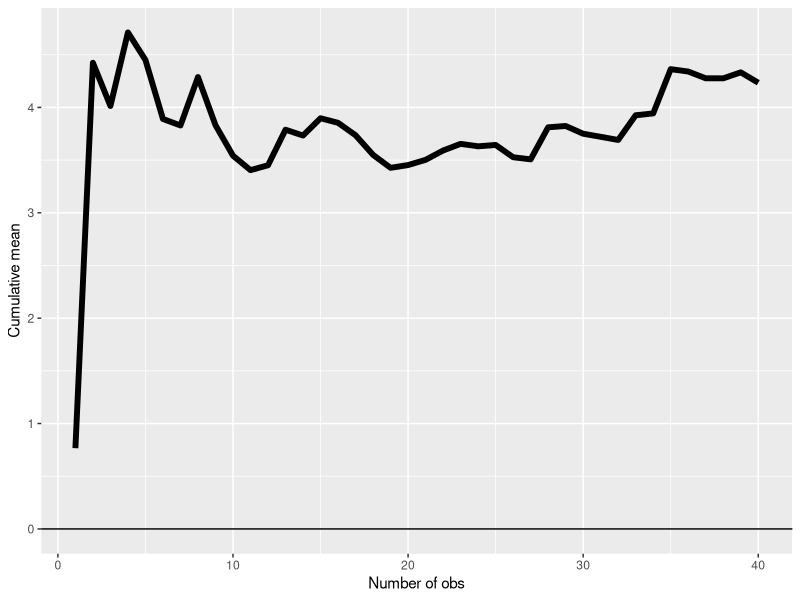
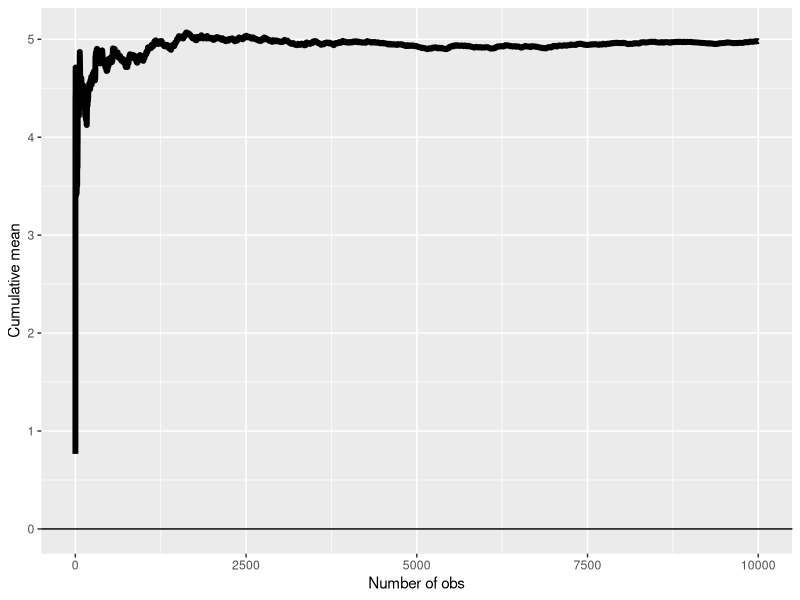
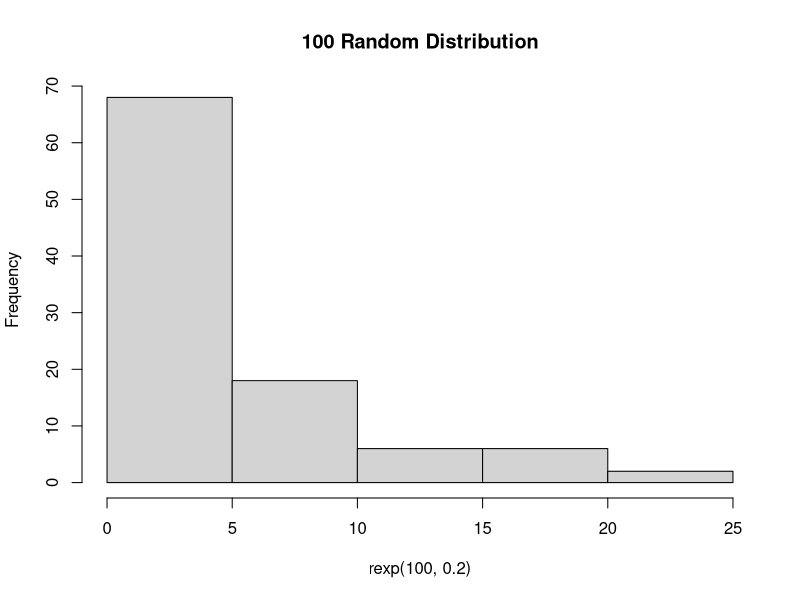
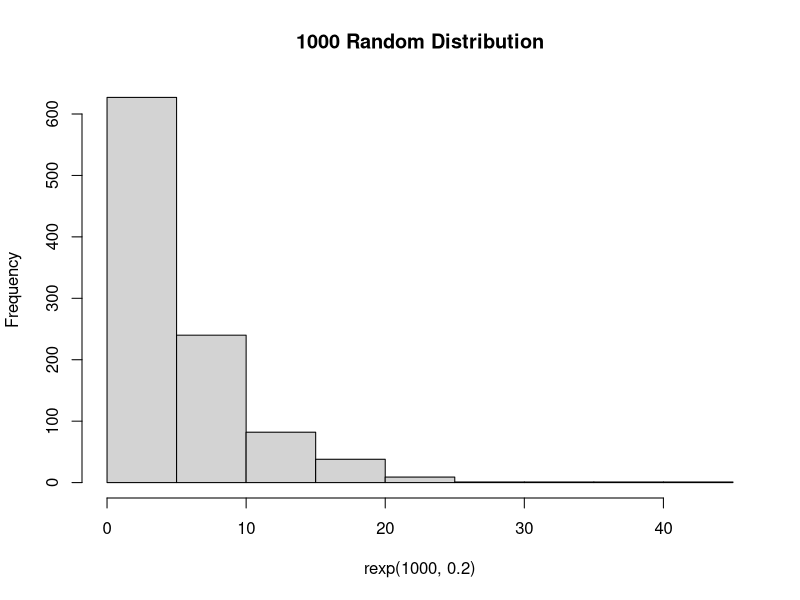
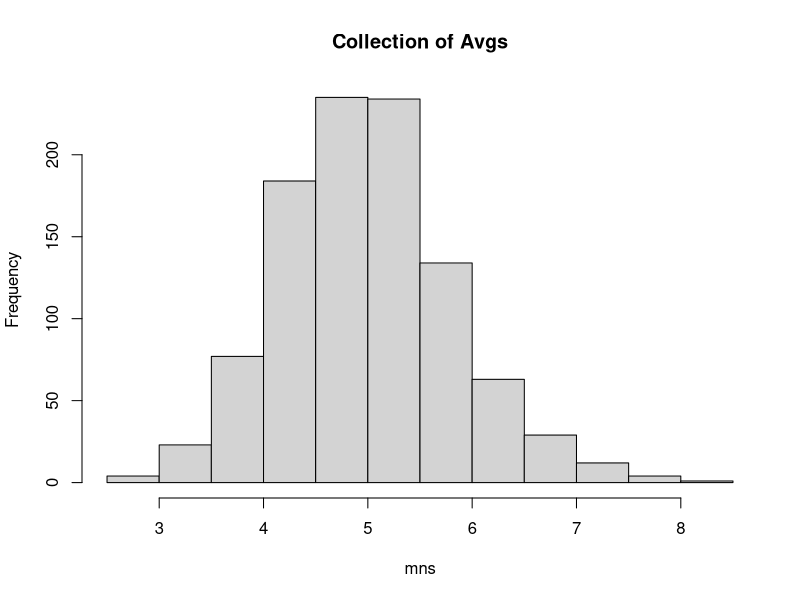

Recreate these plots in R, in order.
## ---- chunk 1
set.seed(23)
n <- 40; #sample size of 40
means <- cumsum(rexp(n,0.2)) / (1  : n); library(ggplot2)
g <- ggplot(data.frame(x = 1 : n, y = means), aes(x = x, y = y))
g <- g + geom_hline(yintercept = 0) + geom_line(size = 2) 
g <- g + labs(x = "Number of obs", y = "Cumulative mean")
g

set.seed(23)
# Sample size of 1000
n <- 10000; #sample size of 1000
means <- cumsum(rexp(n,0.2)) / (1  : n); library(ggplot2)
g <- ggplot(data.frame(x = 1 : n, y = means), aes(x = x, y = y))
g <- g + geom_hline(yintercept = 0) + geom_line(size = 2) 
g <- g + labs(x = "Number of obs", y = "Cumulative mean")
g
## ---- chunk 2
#Sample variance:
mns = NULL
for (i in 1 : 1000)   mns = c(mns, mean(rexp(40,0.2)))
var(mns)
## ---- chunk 3
hist(rexp(100,0.2), main="100 Random Distribution")
hist(rexp(1000,0.2), main="1000 Random Distribution")
## ---- chunk 4
mns = NULL
for (i in 1 : 1000) 
  mns = c(mns, mean(rexp(40,0.2)))
hist(mns, main="Collection of Avgs")
